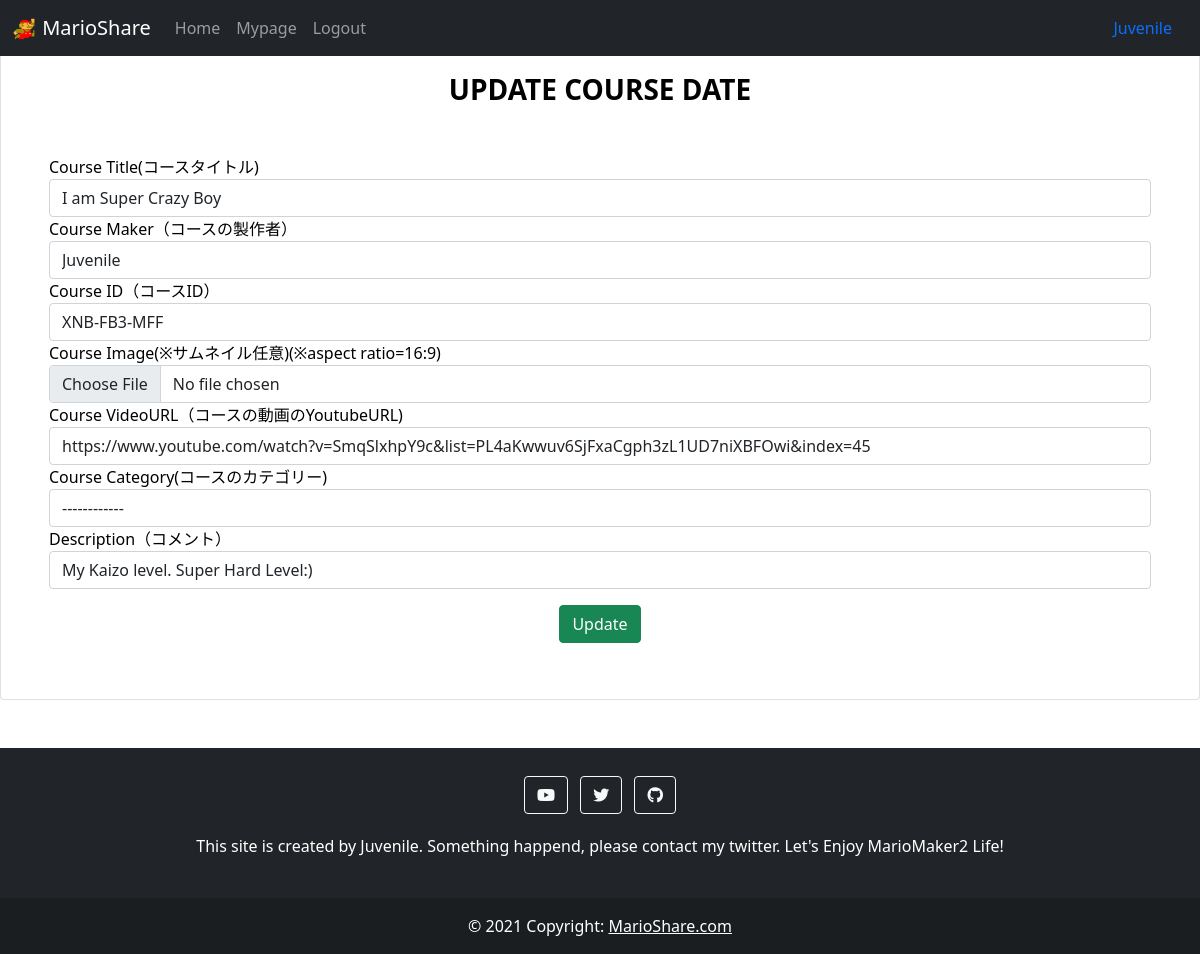
Page /update/23 (signed in) on the committed database.
### marioshareapp/models.py (models this page shows, shortened)
class MarioShareModel(models.Model):
    coursetitle = models.CharField(max_length=100)
    coursemaker = models.CharField(null=True, max_length=20)
    courseid = models.CharField(max_length=11)
    courseimage = models.ImageField(upload_to='', default="../media/default_thumbnail.png" ,null=True, blank=True)
    coursevideo = EmbedVideoField(null=True)
    coursecategory = models.ForeignKey(CourseCategory, on_delete=models.PROTECT)
    comment = models.TextField()
    post_date = models.DateTimeField(default=now)
    good = models.IntegerField(null=True, blank=True, default=0)
    favorite = models.IntegerField(null=True, blank=True, default=0)
    contributer = models.CharField(max_length=50, null=True)

### marioshareapp/views.py (the view, shortened to what this page needs)
# urls.py: path('update/<int:pk>', updateview.as_view(), name='update'),
class updateview(UpdateView):
    template_name = 'update.html'
    model = MarioShareModel
    fields = ('coursetitle', 'coursemaker', 'courseid', 'courseimage', 'coursevideo', 'coursecategory', 'comment', 'contributer')

### marioshareapp/context.py (called while the page is built)
def related(request):
  category_list = CourseCategory.objects.all()
  sort_list = SortModel.objects.all()
  context = {
    'category_list':category_list,
    'sort_list': sort_list
  }
  return context

### templates/update.html (shortened to what this page needs)
{% extends 'base.html' %}
{% block content %}
<nav class="navbar navbar-expand-md navbar-dark bg-dark fixed-top">
  <div class="container-fluid">
    <a class="navbar-brand" href="{% url 'public' %}"><img src="../../media/mario_logo.png" width="25px" height="25px">&nbsp;MarioShare</a>
    <div class="collapse navbar-collapse" id="navbarsExampleDefault">
      <ul class="navbar-nav me-auto mb-2 mb-md-0">
        <li class="nav-item active">
          <a class="nav-link" aria-current="page" href="{% url 'public' %}"
            >Home</a
          >
        </li>
        <li class="nav-item active">
          <a
            class="nav-link"
            aria-current="page"
            href="{% url 'mypage' user.get_username %}"
            >Mypage</a
          >
        </li>
        <li class="nav-item active">
          <a class="nav-link" aria-current="page" href="{% url 'logout'%}"
            >Logout</a
          >
        </li>
      </ul>
      <a class="nav-link" aria-current="page" href="{% url 'mypage' user.get_username %}"
        >{{ user.get_username }}</a
      >
    </div>
  </div>
</nav>
{% if user.is_authenticated %}
<form method="POST" enctype="multipart/form-data">{% csrf_token %}
<section class="form-dark mb-5">
  <div class="card card-image">
    <div class="text-white rgba-stylish-strong py-5 px-5 z-depth-4">
      <div class="text-center">
        <h3 class="white-text mb-5 mt-4 font-weight-bold text-uppercase"><strong><font color="black">Update Course Date</font></strong></h3>
      </div>
      <div class="md-form">
        <label for="id_coursetitle"><font color="black">Course Title(コースタイトル)</font></label>
        <input type="text" name="coursetitle" value="{{object.coursetitle}}" maxlength="100" required id="id_coursetitle" class="form-control">
      </div>
      <div class="md-form">
        <label for="id_coursemaker"><font color="black">Course Maker（コースの製作者）</font></label>
        <input type="text" name="coursemaker" value="{{object.coursemaker}}" maxlength="100" required id="id_coursemaker" class="form-control">
      </div>
      <div class="md-form">
        <label for="id_courseid"><font color="black">Course ID（コースID）</font></label>
        <input type="text" name="courseid" value="{{object.courseid}}" maxlength="100" required id="id_courseid" class="form-control">
      </div>
      <div class="md-form">
        <label for="id_courseimage"><font color="black">Course Image(※サムネイル任意)(※aspect ratio=16:9)</font></label>
        <input type="file" name="courseimage" value="{{object.courseimage}}" maxlength="100" required id="id_courseimage" class="form-control">
      </div>
      <div class="md-form">
        <label for="id_coursevideo"><font color="black">Course VideoURL（コースの動画のYoutubeURL)</font></label>
        <input type="link" name="coursevideo" value="{{object.coursevideo}}" maxlength="100" required id="id_coursevideo" class="form-control">
      </div>
      <div class="md-form">
        <label for="form103"><font color="black">Course Category(コースのカテゴリー)</font></label>
        <select type="text" name="coursecategory" id="form105" class="md-textarea form-control">
        <option value="" selected>------------</option>
      </select>
      </div>
      <div class="md-form">
        <label for="id_comment"><font color="black">Description（コメント）</font></label>
        <input type="text" name="comment" value="{{object.comment}}" maxlength="100" required id="id_commet" class="form-control">
      </div>
      <div class="row d-flex align-items-center">
        <div class="text-center col-md-12 mt-3 mb-2">
          <button type="submit" class="btn btn-success btn-block btn-rounded z-depth-1" value="update">Update</button>
        </div>
      </div>
    </div>
  </div>
</section>
</form>
{% else %}
<p>please login</p>
<a href="{% url 'login' %}">Login</a>
{% endif %}
{% endblock content %}
{% block footer %}
<footer class="bg-dark text-center text-white">
  <div class="container p-4">
    <section class="mb-3">
      <a class="btn btn-outline-light btn-floating m-1" href="https://www.youtube.com/channel/UCCuV7uVtUb6p5bglcK2bN0w" role="button"
        ><i class="fab fa-youtube"></i>
      </a>
      <a class="btn btn-outline-light btn-floating m-1" href="https://twitter.com/juvenile_1225" role="button"
        ><i class="fab fa-twitter"></i
      ></a>
      <a class="btn btn-outline-light btn-floating m-1" href="https://github.com/Shin-sibainu" role="button"
        ><i class="fab fa-github"></i
      ></a>
    </section>
    <section class="mb-1">
      <p>
        This site is created by Juvenile. Something happend, please contact my twitter.
        Let's Enjoy MarioMaker2 Life!
      </p>
    </section>
      </div>
  <div class="text-center p-3" style="background-color: rgba(0, 0, 0, 0.2);">
    © 2021 Copyright:
    <a class="text-white" href="https://twitter.com/juvenile_1225">MarioShare.com</a>
  </div>
</footer>
{% endblock footer %}

### rows in the picture
MarioShareModel: coursetitle "I am Super Crazy Boy", coursemaker "Juvenile", courseid "XNB-FB3-MFF", coursevideo "https://www.youtube.com/watch?v=SmqSlxhpY9c&list=PL4aKwwuv6SjFxaCgph3zL1UD7niXBFOwi&index=45", comment "My Kaizo level. Super Hard Level:)"

### other values in the picture
{{ user.get_username }} "Juvenile"
